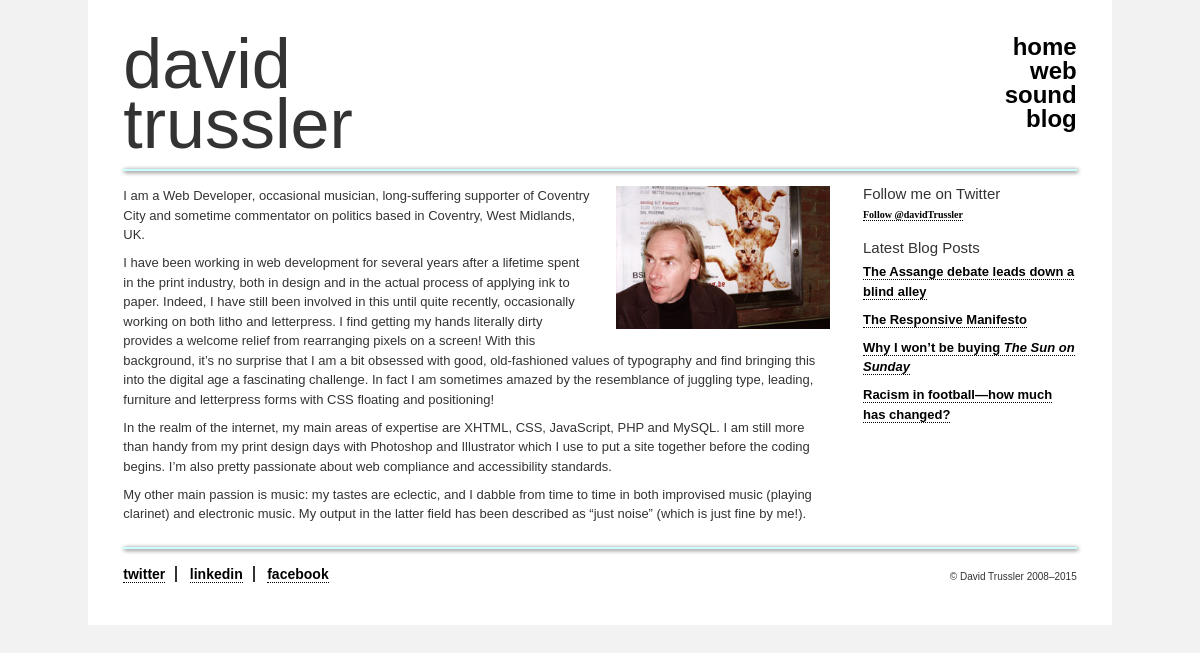
Before: / with the older database file.
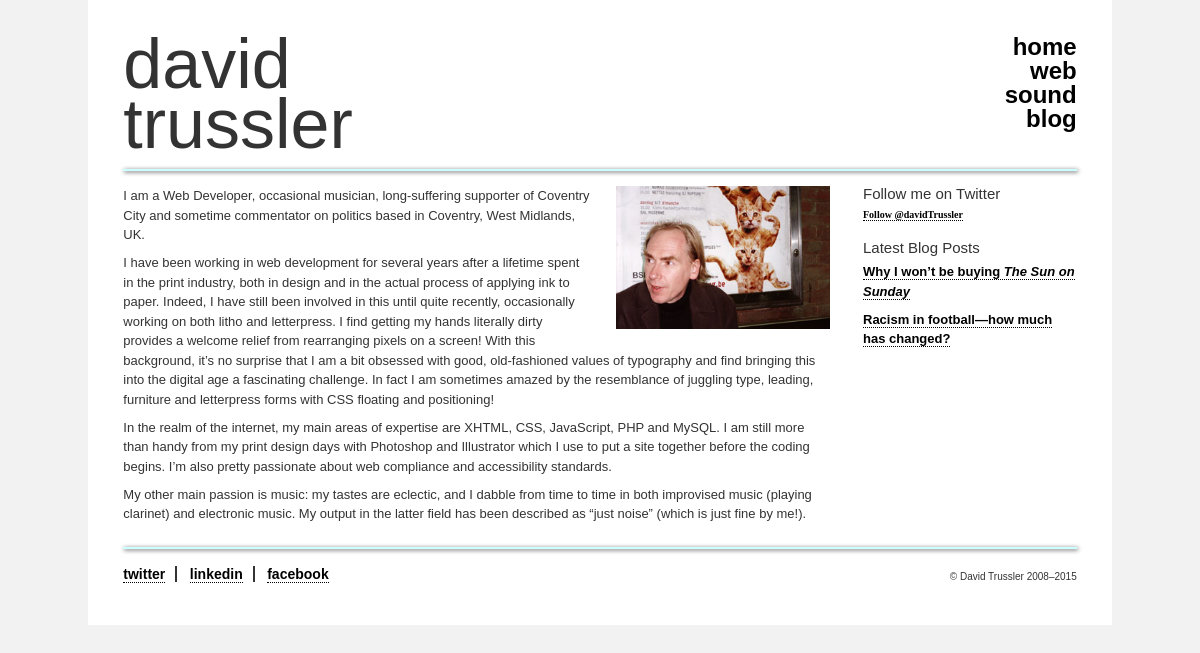
After: the same page with the newer database file.
### tables this page shows
CREATE TABLE IF NOT EXISTS `blog_posts` (
  `postId` int(11) NOT NULL auto_increment,
  `titleId` tinytext,
  `timestamp` timestamp NOT NULL default CURRENT_TIMESTAMP on update CURRENT_TIMESTAMP,
  `title` tinytext,
  `body` text,
  PRIMARY KEY  (`postId`)
);

### index.php (called while the page is built, shortened)
<?php
include ('classes/weblog.php');
include ('includes/commonHeader.php');
$weblog = new Weblog($DOC_ROOT);
$postIdArray = $weblog->getPostIds('', '');
include ('includes/index_primary.php');
include ('includes/index_secondary.php');
include ('includes/commonFooter.php');
?>

### blog/blog_login.php (called while the page is built)
<?php
$server = 'localhost';
$user = 'root';
$password = '';
$database = 'davidtrussler';
?>

### classes/weblog.php (called while the page is built, shortened)
<?php
class Weblog {
	private $mysqli;
	function __construct($DOC_ROOT) {
		include ($DOC_ROOT.'/blog/blog_login.php');
		$this->ser = $server;
		$this->use = $user;
		$this->pas = $password;
		$this->dat = $database;
		$this->mysqli = new mysqli($this->ser, $this->use, $this->pas, $this->dat);
	}
	public function getPostIds($tagNameId, $month) {
		$postIdArray = array();
		if ($this->mysqli->connect_errno) {
			return 'Error: could not connect to database!';
			exit();
		} else {
			if ($tagNameId) {
				$query = "SELECT blog_tags.postId FROM blog_tags WHERE blog_tags.tagNameId=$tagNameId ORDER BY (SELECT timestamp FROM blog_posts WHERE postId=blog_tags.postId) DESC";
			} else {
				$query = "SELECT postId FROM blog_posts ORDER BY timestamp DESC";
			}
			$result = $this->mysqli->query($query);
			if (!$result) {
				return 'Error: no results!';
			} else {
				while($row = $result->fetch_row()) {
					array_push($postIdArray, $row[0]);
				}
			}
			return $postIdArray;
		}
	}
	public function getPost($postId) {
		if ($this->mysqli->connect_errno) {
			return 'Error: could not connect to database!';
			exit();
		} else {
			$query = "SELECT * FROM blog_posts WHERE postId=$postId";
			$result = $this->mysqli->query($query);
			if (!$result) {
				return 'Error: no results!';
			} else {
				$postArray = $result->fetch_assoc();
				$query = "SELECT blog_tags.tagNameId, blog_tag_names.name FROM blog_tags, blog_tag_names WHERE blog_tags.postId=$postId AND blog_tag_names.tagNameId=blog_tags.tagNameId ORDER BY blog_tag_names.name";
				$result = $this->mysqli->query($query);
				if (!$result) {
					return 'Error: no results!';
				} else {
					$tagArray = array();
					$i = 0;
					while($row = $result->fetch_row()) {
						$tagArray[$i] = array('tagNameId'=>$row[0], 'name'=>$row[1]);
						$i++;
					}
				}
				$postArray['tags'] = $tagArray;
			}
			return $postArray;
		}
	}
}
?>

### includes/index_secondary.php (the view, shortened to what this page needs)
<div id="secondary">
	<div class="panel">
		<h5>Follow me on Twitter</h5>
		<a
			href="https://twitter.com/davidTrussler"
			class="twitter-follow-button"
			data-show-count="true"
			data-show-screen-name="false"
		>Follow @davidTrussler
		</a>
	</div>
	<div class="panel last">
		<h5>Latest Blog Posts</h5>
		<ul>
<?php
for ($i = 0; $i < count($postIdArray); $i++) {
	$thisPostId = $postIdArray[$i];
	$post = $weblog->getPost($thisPostId);
	$title = html_entity_decode($post['title']);
	$titleId = $post['titleId'];
?>
		<li><a href="<?php echo $root.'/blog/'.$titleId.'/'; ?>"><?php echo $title ?></a></li>
<?php
}
?>
		</ul>
	</div>
</div>

### includes/commonHeader.php (shortened to what this page needs)
<?php
$self = $_SERVER['PHP_SELF'];
$selfArray = explode('/', $self);
$page = array_pop($selfArray);
$root = join('/', $selfArray);
$pageArray = explode('.', $page);
$link_array = array (
	'home' => 'home',
	'web' => 'web',
	'sound' => 'sound',
	'blog' => 'blog'
);
?>
<!DOCTYPE html>
<html>
	<head>
		<link rel="stylesheet" type="text/css" href="<?php echo $SERVER_ROOT; ?>/css/dtPage.css"/>
	</head>
	<body class="<?php echo $pageArray[0]; ?>">
		<div id="wrap">
			<div id="header" class="clear">
				<h1>david<br />trussler</h1>
				<ul class="nav">
<?php
	foreach($link_array as $url => $title) {
		$url_array = explode('?', $url);
		if (stripos($self, $url_array[0]) != false) {
			echo '<li class="live">'.$title.'</li>';
		} else {
			echo '<li><a href="'.$SERVER_ROOT.'/'.$url.'">'.$title.'</a></li>';
		}
	}
?>
				</ul>
			</div>
			<div class="end"></div>
			<div id="content" class="clear">

Changed rows visible on the page:
removed blog_posts: title "The Assange debate leads down a blind alley"
removed blog_posts: title "The Responsive Manifesto"
